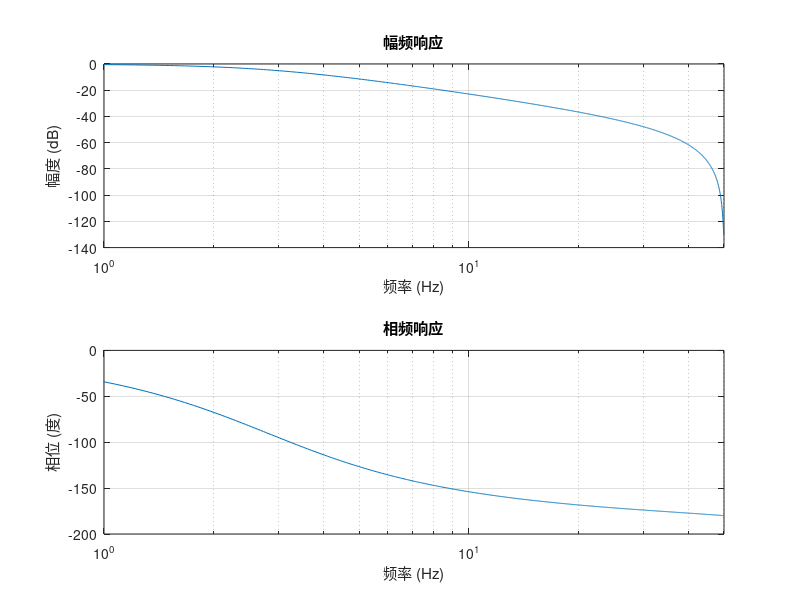

The MATLAB script that drew this image:
clear all; close all;

% 从C程序输出的内容复制到这里
b = [0.006735, 0.013471, 0.006735];
a = [1, -1.718483, 0.745425];
fs = 100;

[h, f] = freqz(b, a, 1024, fs);

% 绘制幅频响应
figure;
subplot(2,1,1);
semilogx(f, 20*log10(abs(h)));
xlabel('频率 (Hz)');
ylabel('幅度 (dB)');
title('幅频响应');
grid on;
xlim([1, fs/2]);

% 绘制相频响应
subplot(2,1,2);
semilogx(f, unwrap(angle(h))*180/pi);
xlabel('频率 (Hz)');
ylabel('相位 (度)');
title('相频响应');
grid on;
xlim([1, fs/2]);
